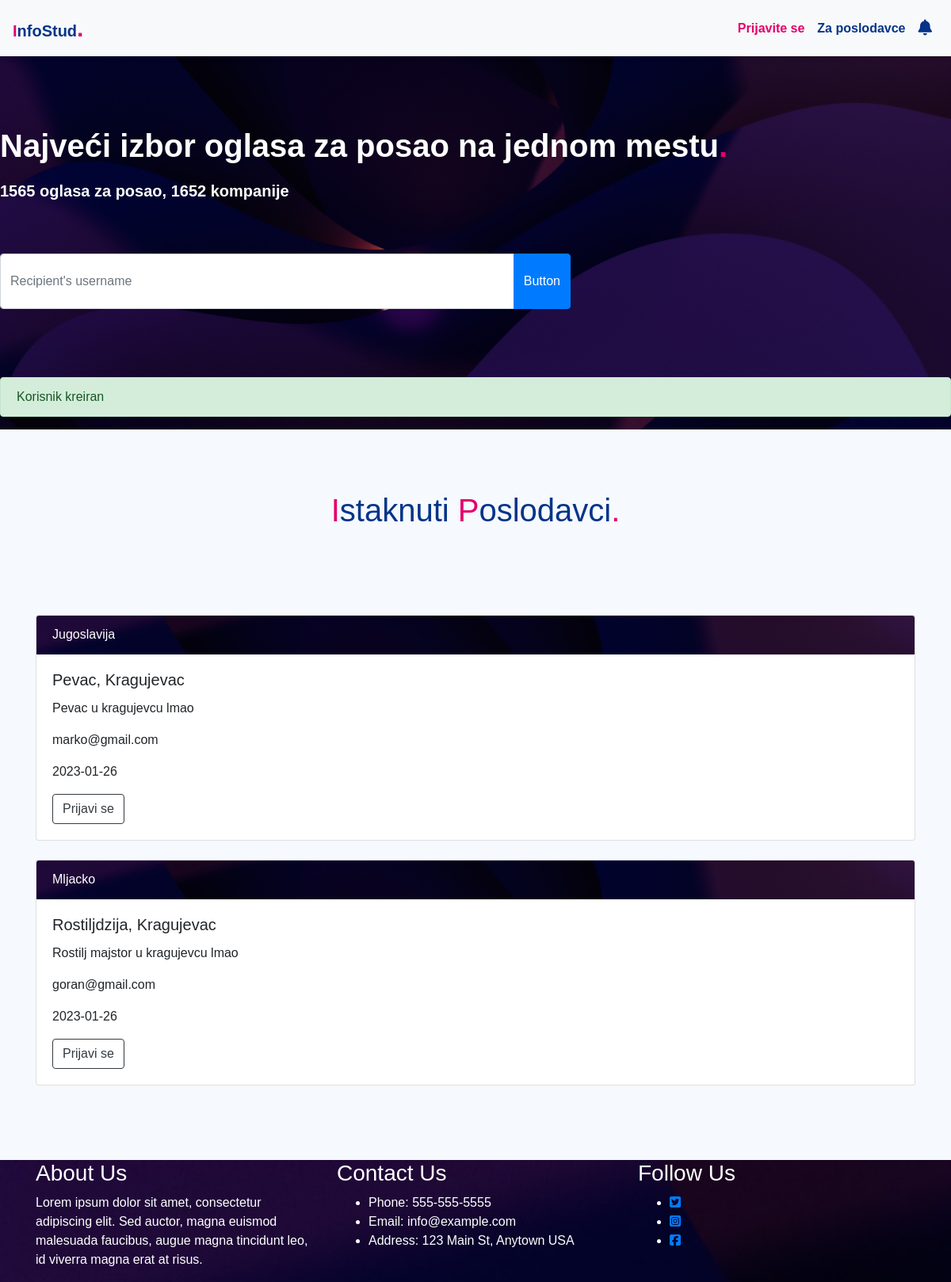
/index.php?success=1, run on the app's committed database.
### tables this page shows
CREATE TABLE IF NOT EXISTS `poslovi` (
  `id` int(3) NOT NULL AUTO_INCREMENT,
  `ime_posla` varchar(40) NOT NULL,
  `oblast_rada` varchar(40) NOT NULL,
  `poslodavac` varchar(40) NOT NULL,
  `email_poslodavca` varchar(40) NOT NULL,
  `grad` varchar(40) NOT NULL,
  `vreme_objave` date NOT NULL,
  `opis` varchar(500) NOT NULL,
  PRIMARY KEY (`id`)
);

### php/database.php (called while the page is built, shortened)
<?php
$host = "localhost";
$user = "root";
$password = "";
$dbname = "projekat";
$mysqli = new mysqli($host, $user, $password, $dbname, "3306");
function getAllDataByQuery($query)
{
    global $mysqli;
    $data = array();
    $result = mysqli_query($mysqli, $query);
    while ($row = mysqli_fetch_assoc($result)) {
        $data[] = $row;
    }
    return $data;
}

### index.php (the view, shortened to what this page needs)
<!DOCTYPE html>
<html>
<head>
  <link rel="stylesheet" href="https://stackpath.bootstrapcdn.com/bootstrap/4.5.2/css/bootstrap.min.css">
  <link rel="stylesheet" href="https://cdnjs.cloudflare.com/ajax/libs/font-awesome/5.15.1/css/all.min.css">
  <link rel="stylesheet" href="https://use.fontawesome.com/releases/v5.15.1/css/all.css">
  <link rel="stylesheet" href="./css/style.css">
</head>
<body id="custom-background">
  <nav class="navbar navbar-expand-lg navbar-light bg-light" style="position: fixed; top: 0; width: 100%; z-index:3;">
    <a class="navbar-brand" href="index.php"><span style="color: #E2016A;">I</span><span style="color: #053488;">nfoStud</span><span style="color: #E2016A; font-size: 30px;">.</span></a>
    <div class="collapse navbar-collapse" id="navbarNav">
      <ul class="navbar-nav ml-auto">
        <li class="nav-item">
          <a class="nav-link" id="za-poslodavce" href="login_form.php" style="color: #E2016A;">Prijavite se</a>
        </li>
        <li class="nav-item">
          <a class="nav-link" id="za-poslodavce" href="#" style="color: #053488;">Za poslodavce</a>
        </li>
        <li class="nav-item">
          <a class="nav-link" id="notifications" href="#" style="color: #053488;"><i class="fas fa-bell fa-lg"></i></a>
        </li>
      </ul>
    </div>
  </nav>
  <section class='top-page' style="background-image: url('./img/background.jpg'); background-size:cover;">
    <div class="container">
      <div class="row">
        <h1>Najveći izbor oglasa za posao na jednom mestu<span>.</span></h1>
      </div>
      <div class="row">
        <p>1565 oglasa za posao, 1652 kompanije</p>
      </div>
      <div class="row">
        <form class="mt-5" action="" method="post">
          <div class="input-group mb-3 d-flex justify-content-center">
            <input type="text" class="form-control" name="criterium" placeholder="Recipient's username" aria-label="Recipient's username" aria-describedby="basic-addon2">
            <div class="input-group-append">
              <button class="btn btn-primary" type="submit">Button</button>
            </div>
          </div>
      </div>
    </div>
  </section>
  <?php
  if (isset($_REQUEST["success"])) {
    switch ($_REQUEST["success"]) {
      case 1:
        echo '<div class="alert alert-success" role="alert">';
        echo "Korisnik kreiran";
        echo '</div>';
        break;
    }
  }
  ?>
  <section id="main">
    <div class="container">
      <h1 class="nav-link" id="za-poslodavce" style="color: #053488;"><span style="color: #E2016A;">I</span>staknuti <span style="color: #E2016A;">P</span>oslodavci<span style="color: #E2016A;">.</span></h1>
      <?php
      require_once './php/database.php';
      $input = isset($_POST['criterium']) ? $_POST['criterium'] : "";
      $query = "SELECT * FROM poslovi WHERE CONCAT(poslodavac, ime_posla, grad,oblast_rada, opis, email_poslodavca) LIKE '%$input%'";
      $posao = getAllDataByQuery($query);
      foreach ($posao as $poslovi) {
        echo "<div class='card'>";
        echo "<div class='card-header white-text'>" . $poslovi['poslodavac'] . "</div><div class='card-body'>";
        echo "<h5 class='card-title'>" . $poslovi['ime_posla'] . ", " . $poslovi['grad'] . "</h5>";
        echo "<p class='card-text'>" . $poslovi['opis'] . "</p>";
        echo "<p class='card-text'>" . $poslovi['email_poslodavca'] . "</p>";
        echo "<p class='card-text'>" . $poslovi['vreme_objave'] . "</p>";;
        echo "<a href='./php/notifyp.php' class='btn btn-outline-dark'>Prijavi se</a></div>
        </div><br>";;
      }
      ?>
    </div>
  </section>
  <section id="footer" style="background-image: url('./img/background.jpg'); color:white;">
    <div class="container">
      <div class="row">
        <div class="col-sm-12 col-md-4 color:white">
          <h3>About Us</h3>
          <p>Lorem ipsum dolor sit amet, consectetur adipiscing elit. Sed auctor, magna euismod malesuada faucibus, augue magna tincidunt leo, id viverra magna erat at risus.</p>
        </div>
        <div class="col-sm-12 col-md-4 color:white">
          <h3>Contact Us</h3>
          <ul>
            <li>Phone: 555-555-5555</li>
            <li>Email: info@example.com</li>
            <li>Address: 123 Main St, Anytown USA</li>
          </ul>
        </div>
        <div class="col-sm-12 col-md-4">
          <h3>Follow Us</h3>
          <ul class="social-icons">
            <li><a href="twitter.com"><i class="fab fa-twitter-square color:white"></i></a></li>
            <li><a href="instagram.com"><i class="fab fa-instagram-square color:white"></i></a></li>
            <li><a href="facebook.com"><i class="fab fa-facebook-square color:white"></i></a></li>
          </ul>
        </div>
      </div>
    </div>
  </section>
</body>
</html>

### css/style.css (style rules this page uses)
body { font-family: Arial, sans-serif; }
#custom-background { font-family: Arial, sans-serif; background-image: url("background.jpg") !important; background-size: cover !important; background-position: center !important; background-repeat: no-repeat !important; }
.navbar { box-shadow: 0 3px 5px rgba(0, 0, 0, 0.1); }
.navbar-brand { font-weight: 700; }
.nav-item a { background-color: #f8f9fa; color: #333; padding: 10px 10px 10px 10px; font-size: 16px; font-weight: 600; border: none; cursor: pointer; transition: .3s; }
.nav-item #za-poslodavce { color: #000; }
.nav-item #notifications { color: #000; }
.top-page { background-color: #053488; color: #fff; padding-top: 160px; padding-bottom: 70px; }
.top-page h1 { font-weight: 700; }
.top-page h1 span { color: #E2016A; }
.top-page .container { max-width: 1200px; }
.top-page p { margin-top: 10px; font-weight: 700; font-size: 1.25rem; }
.top-page .row form { display: flex; width: 60%; justify-content: space-between; align-items: center; }
.top-page .row form input, .top-page .row form select { width: 300px; height: 70px; }
#main { padding: 70px 0px; background-color: #F6F9FD; }
#main h1 { text-align: center; margin-bottom: 100px; }
#footer { background-color: #000; }
.fa-bell { font-size: 10px; }
.card-header { background-image: url("../img/background.jpg"); background-size: cover; color: white; }

### data on the page
poslovi: poslodavac "Jugoslavija", ime_posla "Pevac", grad "Kragujevac", opis "Pevac u kragujevcu lmao", email_poslodavca "marko@gmail.com", vreme_objave "2023-01-26"
poslovi: poslodavac "Mljacko", ime_posla "Rostiljdzija", grad "Kragujevac", opis "Rostilj majstor u kragujevcu lmao", email_poslodavca "goran@gmail.com", vreme_objave "2023-01-26"
